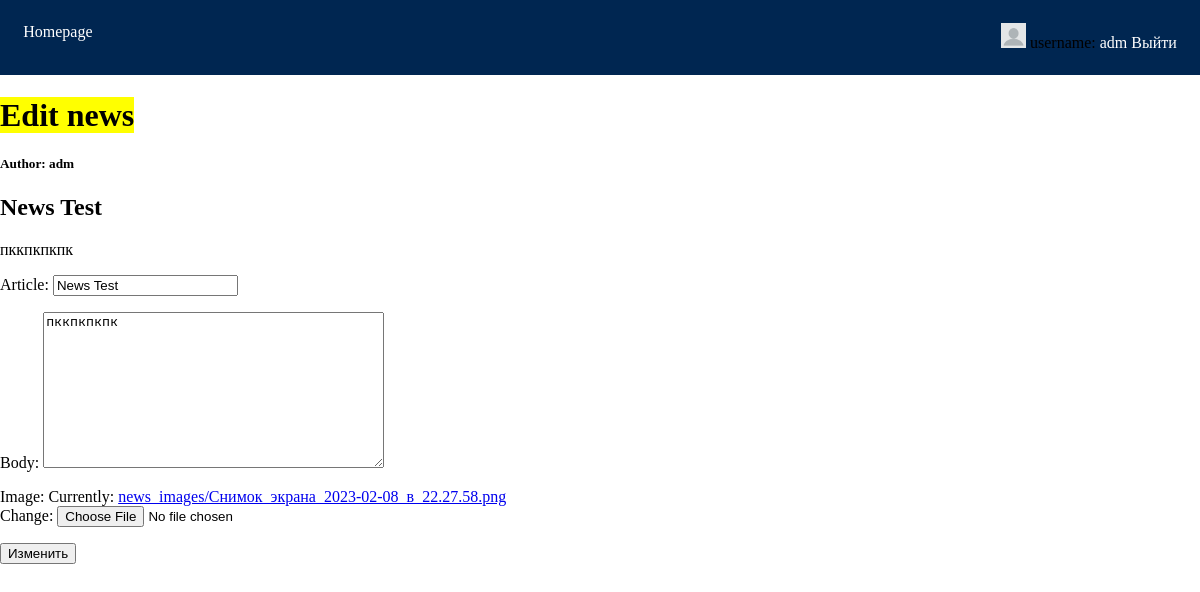
/news/edit/115/ (signed in), run on the app's committed database.
### profiles/models.py (models this page shows)
class UserInformation(models.Model):
    profile = models.OneToOneField(User, primary_key=True, on_delete=models.CASCADE)
    bio = models.CharField(max_length=250)
    profile_image = models.ImageField(
        upload_to='profile_images/',
        default='profile_images/default_profile.jpg',
        null=True,
        blank=True)

### news/models.py (models this page shows, shortened)
class News(models.Model):
    author = models.ForeignKey(User, null=True, on_delete=models.SET_NULL)
    article = models.CharField(max_length=100)
    body = models.TextField(blank=True, null=True)
    commentary = models.ManyToManyField(Commentaries)
    likes = models.ManyToManyField(Likes)
    dnot_likes = models.ManyToManyField(Dnot_likes)
    image = models.ImageField(upload_to='news_images/', default='news_images/default_news.jpg')
    image_thumbnail = models.ImageField(
        upload_to="news_images/",
        default = "news_images/news_images_thumb.jpg",
        null=True,
        blank=True)

### news/views.py (the view)
# urls.py: path('news/edit/<int:pk>/', edit_view),
@login_required
@permission_required('user.is_staf')
def edit_view(request, pk):
    try:
        obj = News.objects.get(id=pk)
    except News.DoesNotExist:
        raise Http404
    if request.method == 'POST':
        form = NewsModelForm(request.POST, instance=obj)
        if form.is_valid():
            edited_obj = form.save(commit=False)
            edited_obj.save()
    else:
        form = NewsModelForm(instance=obj)
    return render(request, 'edit_news_forms.html', {'single_object': obj, 'form' : form})

### news/forms.py (shortened to what this page needs)
class NewsModelForm(forms.ModelForm):
    class Meta:
        model = News
        fields = [
            'article',
            'body',
            'image',
        ]

### templates/edit_news_forms.html (shortened to what this page needs)
{% extends 'base.html' %}
{% block content %}
<h1>
    <mark>Edit news</mark>
</h1>
<h5>Author: {{ single_object.author }}</h5>
<h2>{{ single_object.article }}</h2>
{% include 'news/detail_snippet.html' with single_object=single_object %}
<form action="" method="post">
    {{ form.as_p }}
    <input type="submit" value="Изменить">
</form>
{% endblock %}

### templates/navbar.html
<nav>
    <a href="/">Homepage</a>
    <div class="nav-menu">
        {% if user.is_authenticated %}
            {% if user.userinformation.profile_image %}
                <img src="{{ user.userinformation.profile_image.url }}" alt="{{ user }} avatar" width="25">
            {% endif %}
            <span>username: <a href="profile/{{ user.id }}">{{ user }}</a></span>
            <a href="/logout">Выйти</a>
        {% else %}
            <a href="/register">Регистрация</a>
            <a href="/login">Войти</a>
        {% endif %}
    </div>
</nav>

### news/templates/news/detail_snippet.html
{% if single_object.body %}
    <p>{{ single_object.body }}</p>
{% else %}
    <p>Content coming soon</p>
{% endif %}

### staticbase/css/style.css (style rules this page uses)
body { margin: 0; }
nav { padding: 1.5em; background-color: #002651; }
nav a { color: #fff; text-decoration: none; }
nav { padding: 1.45em; background-color: #002651; display: flex; justify-content: space-between; }

### data on the page
News: author "adm", article "News Test", body "пккпкпкпк"

### other printed values
{{ user }} "adm"
